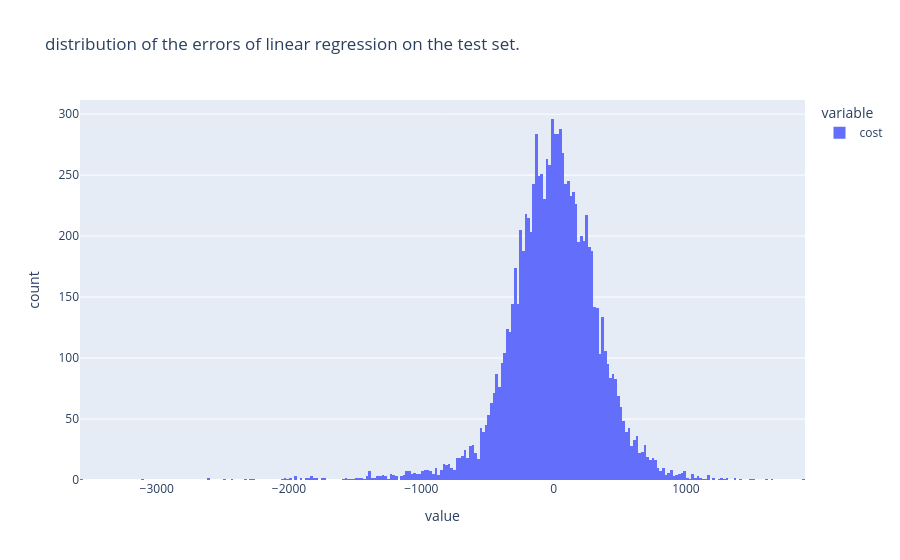

Notebook source saved alongside this figure:
### Code cell
px.histogram(error, title="distribution of the errors of linear regression on the test set.")

### Figure 1 — Plotly figure (JSON) as saved in the notebook; plotly's stock layout.template omitted (floating-point values rounded to 4 significant figures; data arrays with more than 128 entries replaced by an {"elided": "..."} marker saying what was removed)
{"data": [{"bingroup": "x", "hovertemplate": "variable=cost<br>value=%{x}<br>count=%{y}<extra></extra>", "legendgroup": "cost", "marker": {"color": "#636efa", "pattern": {"shape": ""}}, "name": "cost", "orientation": "v", "showlegend": true, "x": {"elided": "10000 float values"}, "xaxis": "x", "yaxis": "y", "type": "histogram"}], "layout": {"xaxis": {"anchor": "y", "domain": [0.0, 1.0], "title": {"text": "value"}}, "yaxis": {"anchor": "x", "domain": [0.0, 1.0], "title": {"text": "count"}}, "legend": {"title": {"text": "variable"}, "tracegroupgap": 0}, "title": {"text": "distribution of the errors of linear regression on the test set."}, "barmode": "relative"}}
